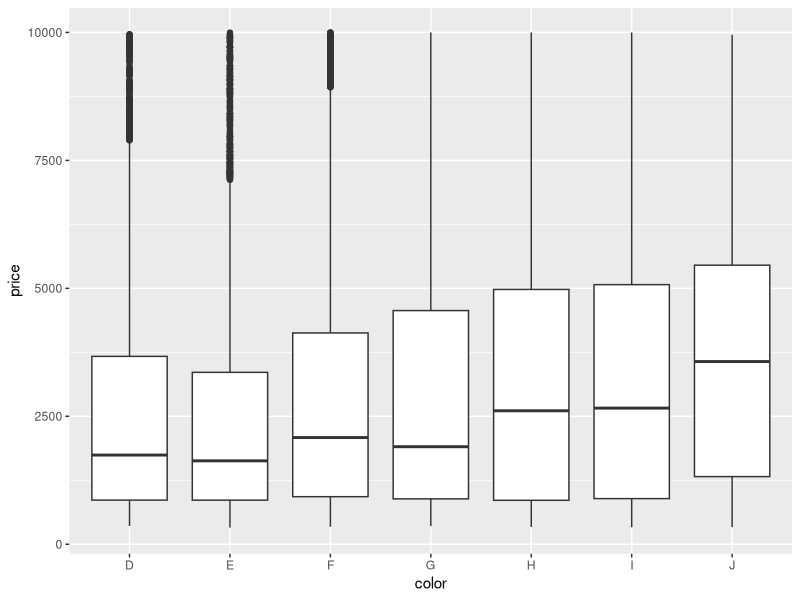
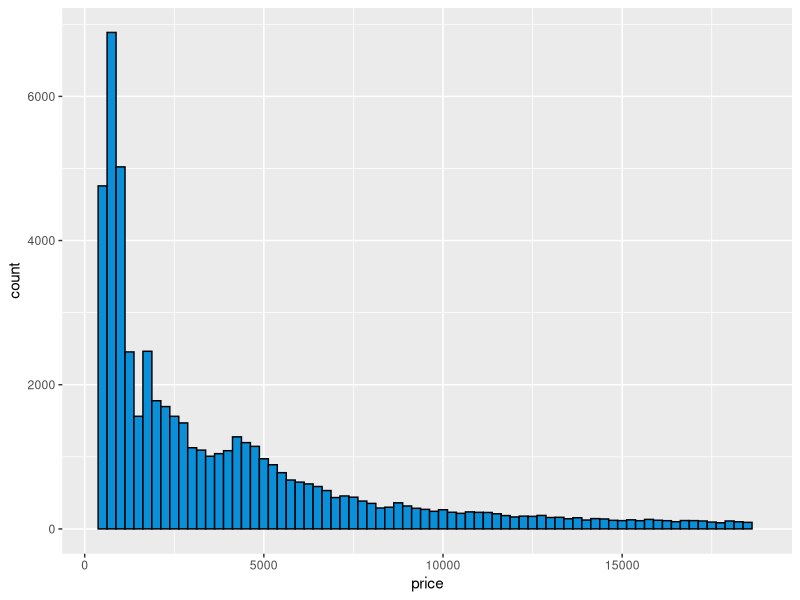
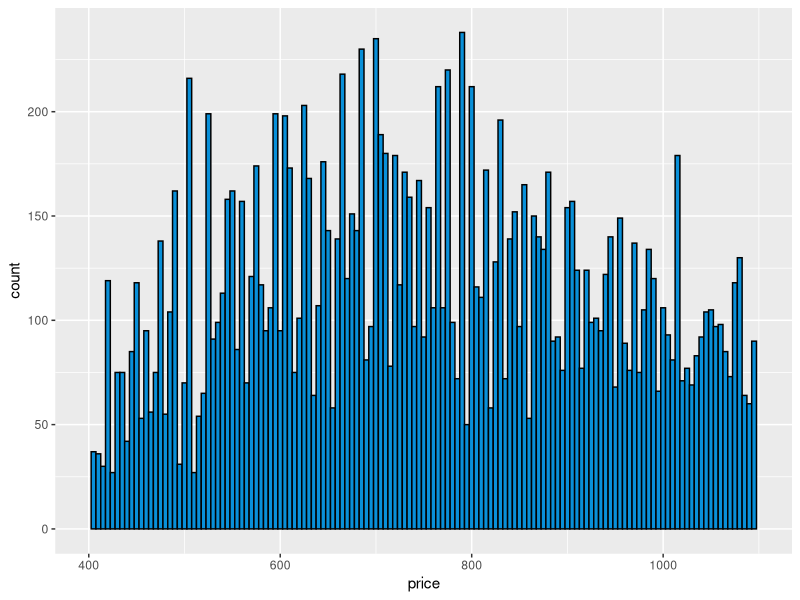
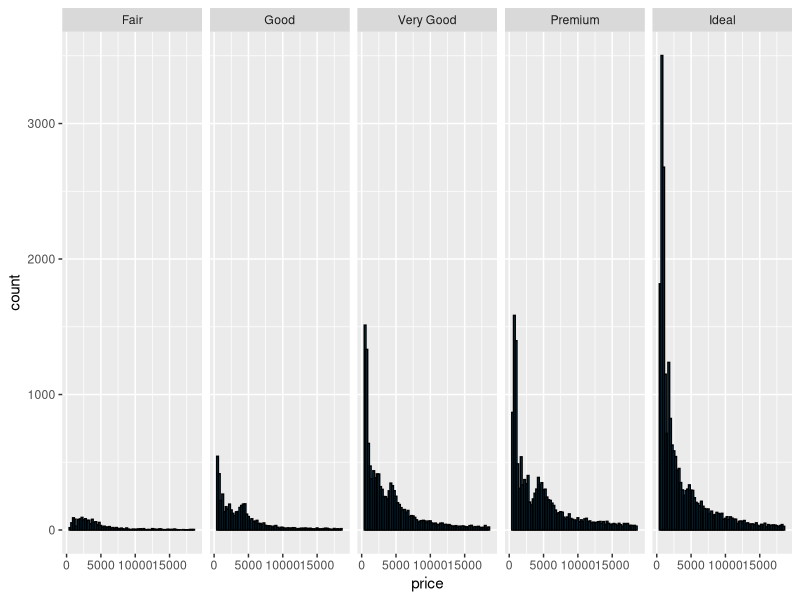
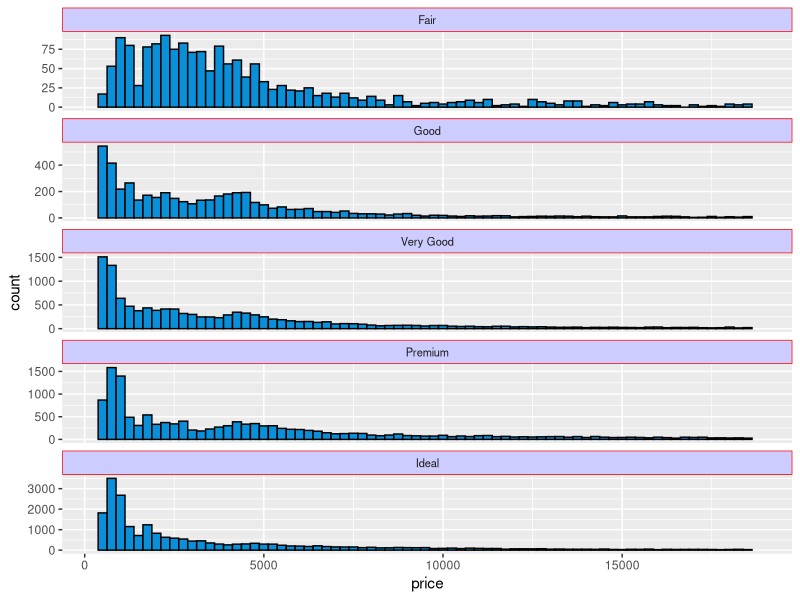
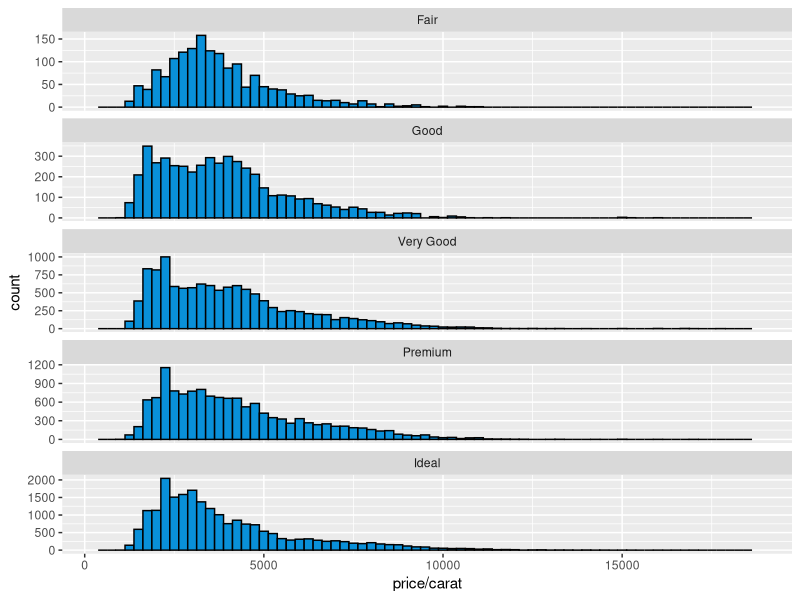
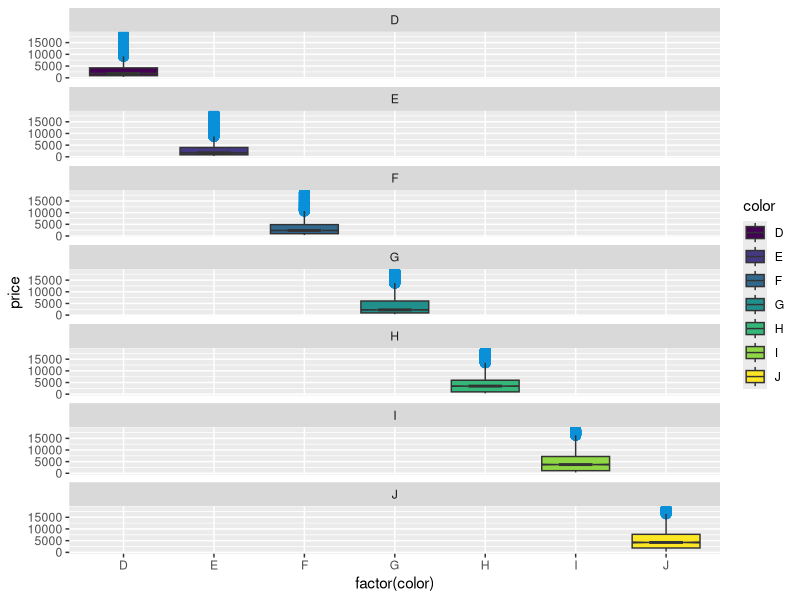
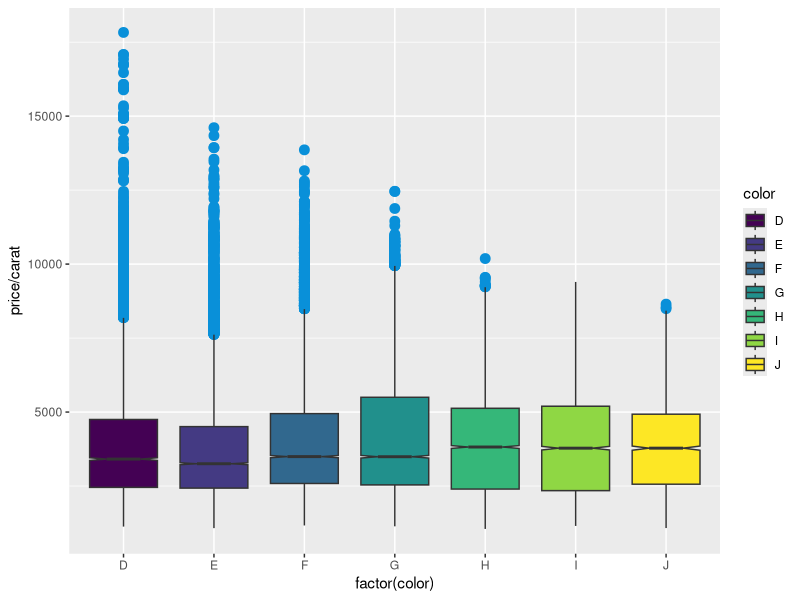

Recreate these plots in R, in order.
## ---- chunk 1
library(ggplot2)
library(stats)
library(knitr)
dim(diamonds)

#show the list of types for each column
lapply(diamonds,class)

#what color represents the best diamonds based on price 
qplot(x = color, y=price, data =subset(diamonds, !is.na(color)),
      geom = 'boxplot')+scale_y_continuous(lim=c(300,10000))

#price histogram 
 ph <- ggplot(aes(x = price), data=diamonds)+
  geom_histogram(color='black', fill='#0990D9', binwidth=250)+
  scale_x_continuous(limits=c(300,18825))
ph

summary(diamonds$price)

## Diamond counts
sum(diamonds$price < 500)
sum(diamonds$price < 250)
sum(diamonds$price >= 15000)


#cheaper diamonds
ggplot(aes(x = price), data=diamonds)+
  geom_histogram(color='black', fill='#0990D9', binwidth=5)+
  scale_x_continuous(limits=c(400,1100))


#price by cut hist
ggplot(aes(x = price), data=diamonds, )+
  geom_histogram(color='black', fill='#0990D9', binwidth=250)+
  scale_x_continuous(limits=c(300,18825))+
  # facet_wrap(~cut, nrow=5)
 facet_grid(~cut)


#price by cut 
by(diamonds$price, diamonds$cut, max)
tapply(diamonds$price, diamonds$cut, max)
tapply(diamonds$price, diamonds$cut, min)

#How to find min
m <- tapply(diamonds$price, diamonds$cut, median)
m[m==min(m)]

#Scales and Multiple Histograms
ggplot(aes(x = price), data=diamonds, )+
  geom_histogram(color='black', fill='#0990D9', binwidth=250)+
  scale_x_continuous(limits=c(300,18825))+
  facet_wrap(~cut, nrow=5,scales="free_y")+
      theme(strip.text.x = element_text(size=8, angle=0),
          strip.text.y = element_text(size=12, face="bold"),
          strip.background = element_rect(colour="red", fill="#CCCCFF"))


#Price per Carat by Cut
ggplot(aes(x = price/carat), data=diamonds, )+
  geom_histogram(color='black', fill='#0990D9', binwidth=250)+
  scale_x_continuous(limits=c(300,18825))+
  #scale_x_log10()+
  facet_wrap(~cut, nrow=5,scales="free_y")

# Price Box Plots
ggplot(data=diamonds, aes(factor(color), price))+
  geom_boxplot(notch= T,  outlier.colour = "#0990D9", outlier.size = 3,aes(fill = color))+
  facet_wrap(~color, nrow=7,scales="free_y")

tapply(diamonds$price, diamonds$color, summary)
tapply(diamonds$price, diamonds$color, IQR)


# Price per Carat Box Plots by Color
ggplot(data=diamonds, aes(factor(color), price/carat))+
  geom_boxplot(notch= T,  outlier.colour = "#0990D9", outlier.size = 3,aes(fill = color))

# Carat Frequency Polygon
ggplot(aes(x = carat), data = diamonds) +
  geom_freqpoly(binwidth=0.005)+
  scale_x_continuous(limits = c(0, 5.01), breaks = seq(0, 5.01, 0.1)) 

subset(diamonds, diamonds$carat < 2)

## ---- chunk 2

